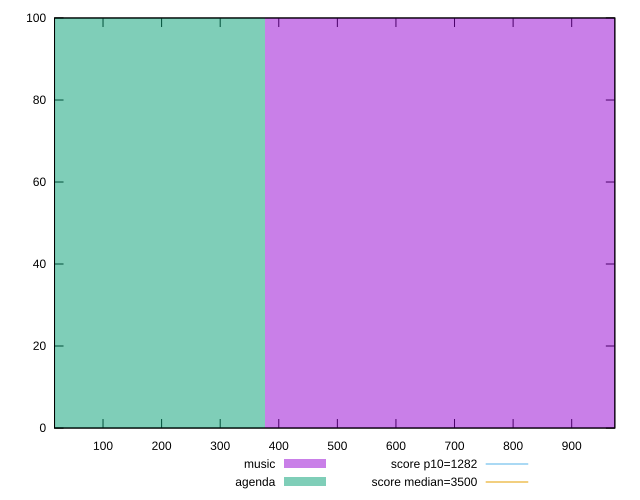

Recreate this plot in gnuplot.
reset

$music <<EOF
753.7070788288332 100
EOF

$agenda <<EOF
0 100
EOF

set key outside below
set boxwidth 753.7070788288332
set xrange [17.231999999999992:973.6199999999991]
set yrange [0:100]
set trange [0:100]
set style fill transparent solid 0.5 noborder

set parametric
set terminal svg size 640, 500 enhanced background rgb 'white'
set output "reports/report_00032_2021-02-25T10-28-15.087Z/bootup-time/comparison/histogram/0_vs_1.svg"

plot $music title "music" with boxes, \
     $agenda title "agenda" with boxes, \
     1282,t title "score p10=1282", \
     3500,t title "score median=3500"

reset
